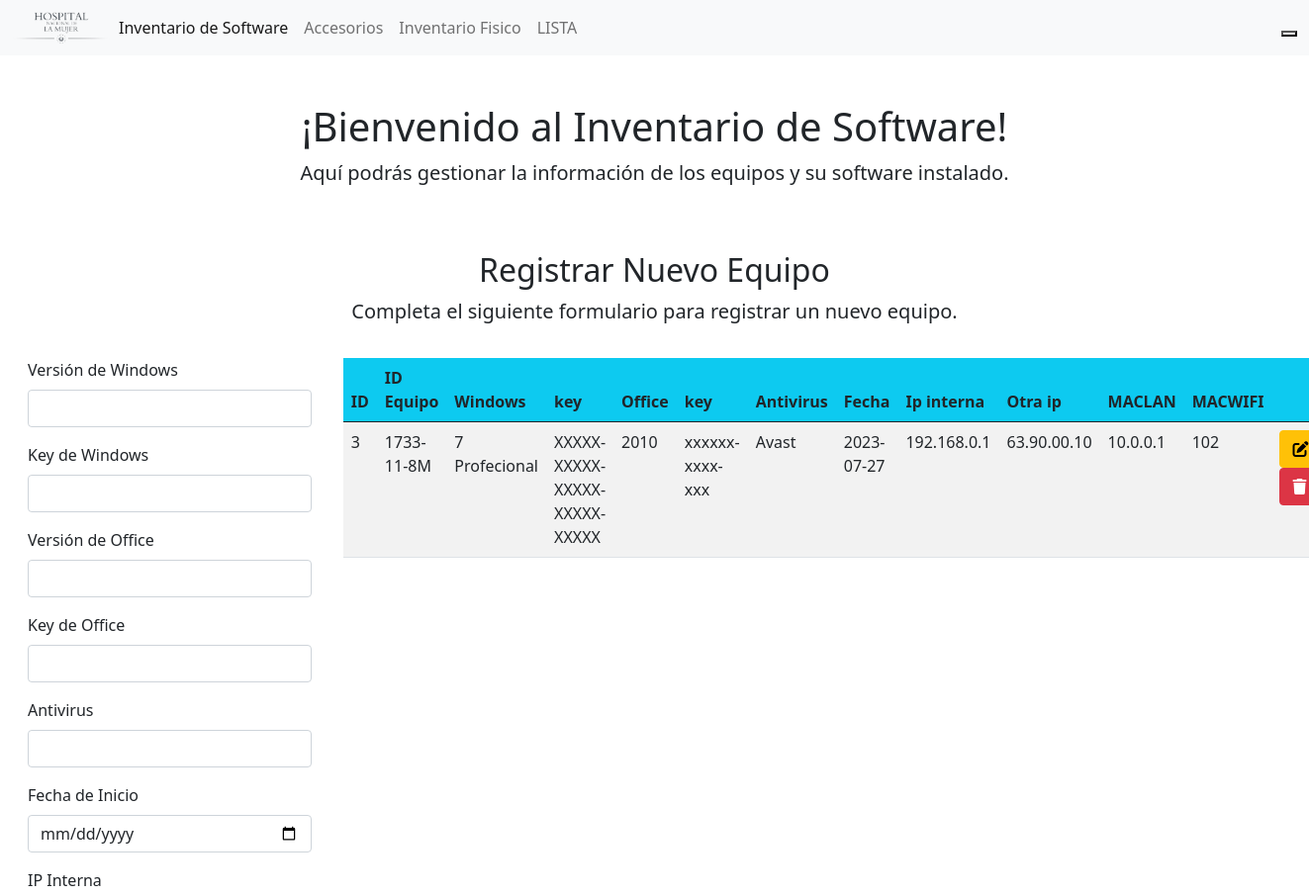
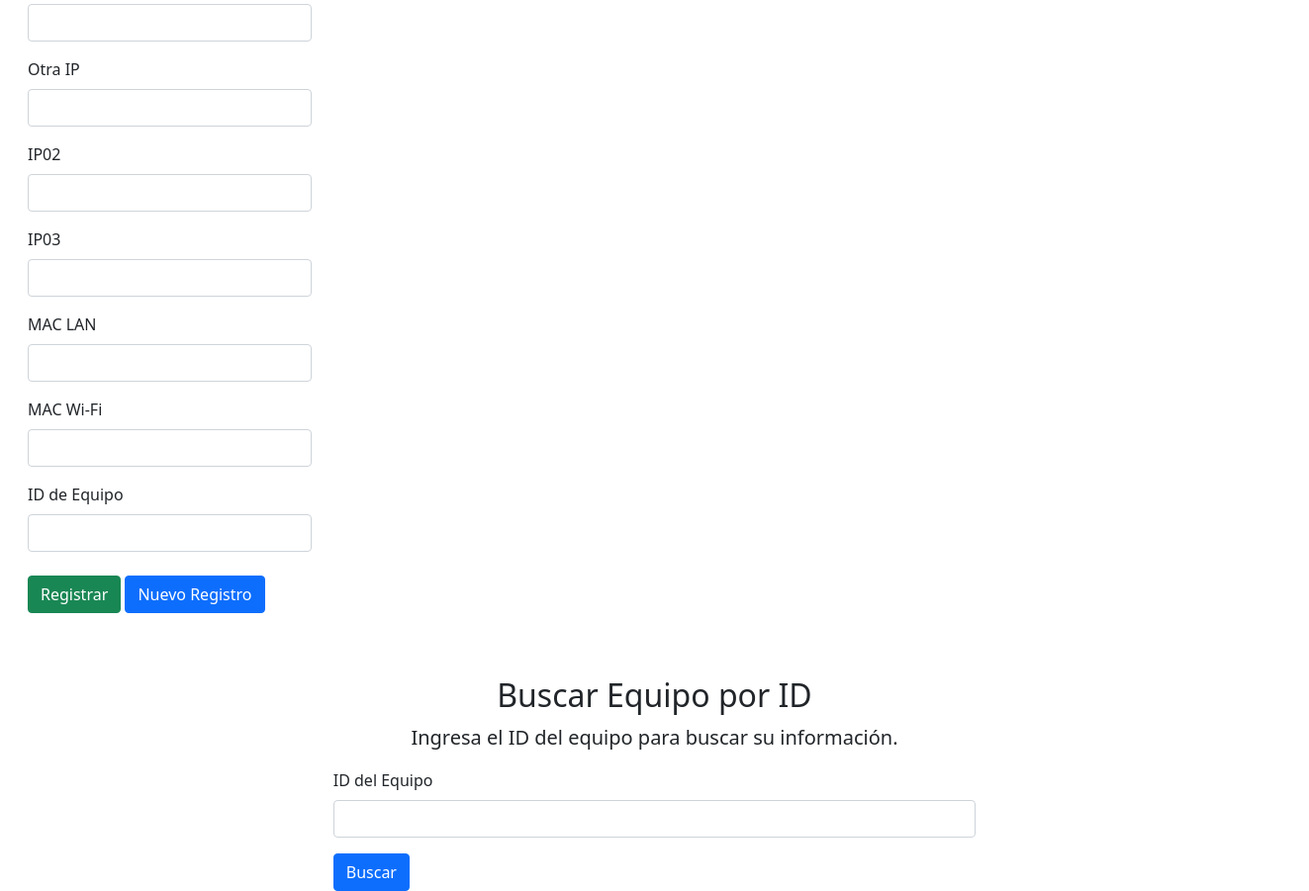
The app's page /Softwarefrm.php with its own data (2 pictures, top to bottom).
### tables this page shows
CREATE TABLE `inventario_sw` (
  `ID` int NOT NULL AUTO_INCREMENT,
  `ID_equipo` varchar(25) DEFAULT NULL,   
  `ver_windows` varchar(25) DEFAULT NULL,
  `Key_W` varchar(30) DEFAULT NULL,
  `ver_office` varchar(25) DEFAULT NULL,
  `Key_of` varchar(30) DEFAULT NULL,
  `Antivirus` varchar(25) DEFAULT NULL,
  `fecha_inicio` date DEFAULT NULL,
  `ip_i` varchar(15) DEFAULT NULL,
  `otra_ip` varchar(15) DEFAULT NULL,
  `ip02` varchar(17) DEFAULT NULL,
  `ip03` varchar(17) DEFAULT NULL,
  `maclan` varchar(20) DEFAULT NULL,
  `macwifi` varchar(20) DEFAULT NULL,
  PRIMARY KEY (`ID`),
  CONSTRAINT `fk_inventariof` FOREIGN KEY (`ID_equipo`) REFERENCES `inventariof` (`N_inventario`)   
);

### Softwarefrm.php (the view, shortened to what this page needs)
<!DOCTYPE html>
<html lang="en">
<head>
    <link href="https://cdn.jsdelivr.net/npm/bootstrap@5.0.2/dist/css/bootstrap.min.css"
    rel="stylesheet">
</head>
<body>
        <header>
        <nav class="navbar navbar-expand-lg navbar-light bg-light menu">
                    <div class="container-fluid">
                    <img src="img/LOGO-min.png" alt="" style="width: 100px; height: auto;">
                        <div class="collapse navbar-collapse" id="navbarNav">
                            <ul class="navbar-nav">
                                <li class="nav-item">
                                    <a class="nav-link active" aria-current="page" href="Softwarefrm.php">Inventario de Software</a>
                                </li>
                                <li class="nav-item">
                                    <a class="nav-link" href="accesoriosDAO.php">Accesorios</a>
                                </li>
                                <li class="nav-item">
                                    <a class="nav-link" href="index.php">Inventario Fisico</a>
                                </li>
                                <a class="nav-link" href="tbSoftware.php">LISTA</a>
                            </ul>
                        </div>
                        <label class="switch">
                            <button type="button" onclick="toggleDarkMode()" class="slider"></button>
                        </label>
                    </div>
            </nav>
        </header>
    <section class="container-fluid" id="inicio">
        <div class="row text-center">
            <div class="col">
                <h1 class="mt-5">¡Bienvenido al Inventario de Software!</h1>
                <p class="lead">Aquí podrás gestionar la información de los equipos y su software instalado.</p>
            </div>
        </div>
    </section>
    <div class="row text-center">
        <div >
            <h2 class="mt-5">Registrar Nuevo Equipo</h2>
            <p class="lead">Completa el siguiente formulario para registrar un nuevo equipo.</p>
        </div>
    </div>
    <div class="container-fluid row">
        <form class="col-3  p-3" method="POST">
            <div class="mb-3">
                <label for="VW" class="form-label">Versión de Windows</label>
                <input type="text" class="form-control" id="VW" name="ver_windows" required>
            </div>
            <div class="mb-3">
                <label for="KW" class="form-label">Key de Windows</label>
                <input type="text" class="form-control" id="KW" name="Key_W" required>
            </div>
            <div class="mb-3">
                <label for="VO" class="form-label">Versión de Office</label>
                <input type="text" class="form-control" id="VO" name="ver_office" required>
            </div>
            <div class="mb-3">
                <label for="KEYO" class="form-label">Key de Office</label>
                <input type="text" class="form-control" id="KEYO" name="Key_of" required>
            </div>
            <div class="mb-3">
                <label for="Antivirus" class="form-label">Antivirus</label>
                <input type="text" class="form-control" id="Antivirus" name="antivirus" required>
            </div>
            <div class="mb-3">
                <label for="fecha" class="form-label">Fecha de Inicio</label>
                <input type="date" class="form-control" id="fecha" name="fecha_inicio" required>
            </div>
            <div class="mb-3">
                <label for="ip_i" class="form-label">IP Interna</label>
                <input type="text" class="form-control" id="ip_i" name="ip_i" required>
            </div>
            <div class="mb-3">
                <label for="O_IP" class="form-label">Otra IP</label>
                <input type="text" class="form-control" id="O_IP" name="otra_ip" required>
            </div>
            <div class="mb-3">
                <label for="O_IP" class="form-label">IP02</label>
                <input type="text" class="form-control" id="IP02" name="ip02">
            </div>
            <div class="mb-3">
                <label for="O_IP" class="form-label">IP03</label>
                <input type="text" class="form-control" id="IP03" name="ip03" >
            </div>
            <div class="mb-3">
                <label for="MACLAN" class="form-label">MAC LAN</label>
                <input type="text" class="form-control" id="MACLAN" name="maclan" required>
            </div>
            <div class="mb-3">
                <label for="MACWIFI" class="form-label">MAC Wi-Fi</label>
                <input type="text" class="form-control" id="MACWIFI" name="macwifi" required>
            </div>
            <div class="mb-3">
                <label for="ID_F" class="form-label">ID de Equipo</label>
                <input type="text" class="form-control" id="ID_F" name="ID_equipo" required>
            </div>
            <div class="col-12 d-1 justify-content-start mt-4">
            <button type="submit" class="btn btn-success" name="guardar">Registrar</button>
            <button type="button" class="btn btn-primary new-record-btn" onclick="confirmarNuevoRegistro()">Nuevo Registro</button>
            </div>
        </form>
        <div class="col-9 p-3">
            <table id="tabla" class="table table-striped">
                <thead class="bg-info">
                    <tr>
                        <th scope="col">ID</th>
                        <th scope="col">ID Equipo</th>
                        <th scope="col">Windows</th>
                        <th scope="col">key</th>
                        <th scope="col">Office</th>
                        <th scope="col">key</th>
                        <th scope="col">Antivirus</th>
                        <th scope="col">Fecha</th>
                        <th scope="col">Ip interna</th>
                        <th scope="col">Otra ip</th>
                        <th scope="col">MACLAN</th>
                        <th scope="col">MACWIFI</th>
                        <th scope="col"></th>
                    </tr>
                </thead>
                <tbody>
                    <?php
                    $query = 'SELECT * FROM inventario_sw';
                    $result = mysqli_query($conex, $query);
                    while ($row = mysqli_fetch_assoc($result)) {
                    ?>
                    <tr>
                        <td><?php echo $row['ID'] ?></td>
                        <td><?php echo $row['ID_equipo'] ?></td>
                        <td><?php echo $row['ver_windows'] ?></td>
                        <td><?php echo $row['Key_W'] ?></td>
                        <td><?php echo $row['ver_office'] ?></td>
                        <td><?php echo $row['Key_of'] ?></td>
                        <td><?php echo $row['Antivirus'] ?></td>
                        <td><?php echo $row['fecha_inicio'] ?></td>
                        <td><?php echo $row['ip_i'] ?></td>
                        <td><?php echo $row['otra_ip'] ?></td>
                        <td><?php echo $row['maclan'] ?></td>
                        <td><?php echo $row['macwifi'] ?></td>
                        <td>
                            <a href="" class="btn btn small btn-warning"><i class="fa-solid fa-pen-to-square"></i></a>
                            <a href="" class="btn btn small btn-danger"><i class="fa-solid fa-trash"></i></a>
                        </td>
                    </tr>
                    <?php }?>
                </tbody>
            </table>
        </div>
    </div>
        <div class="row text-center">
            <div class="col">
                <h2 class="mt-5">Buscar Equipo por ID</h2>
                <p class="lead">Ingresa el ID del equipo para buscar su información.</p>
            </div>
        </div>
        <div class="row justify-content-center">
            <div class="col-md-6">
                <form>
                    <div class="mb-3">
                        <label for="ID" class="form-label">ID del Equipo</label>
                        <input type="text" class="form-control"name = "txtbuscar" id="ID" required>
                    </div>
                    <button type="button" class="btn btn-primary" name="btnBuscar" id="buscar" onclick="buscarInventario(event)">Buscar</button>
                </form>
            </div>
        </div>
        </body>
</html>

### records on screen
inventario_sw: ID "3", ID_equipo "1733-11-8M", ver_windows "7 Profecional", Key_W "XXXXX-XXXXX-XXXXX-XXXXX-XXXXX", ver_office "2010", Key_of "xxxxxx-xxxx-xxx", Antivirus "Avast", fecha_inicio "2023-07-27", ip_i "192.168.0.1", otra_ip "63.90.00.10", maclan "10.0.0.1", macwifi "102"
